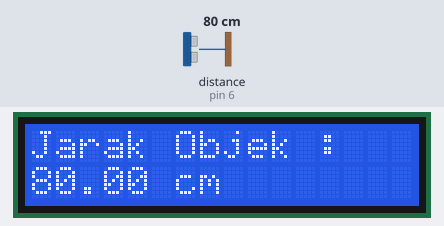
The sketch below on a simulated Arduino Uno, built with avr-gcc and run on an emulated ATmega328P. Shown: 16×2 character LCD. Inputs (shaded band) come from the test bench; at power-on: distance to the obstacle (sensor on pin 6) 80 cm. The echo pulse lasts 58.3 µs per cm.

Above: at 1.2 s.
1.3 s: distance to the obstacle (sensor on pin 6) set to 2 cm
At 2.3 s:
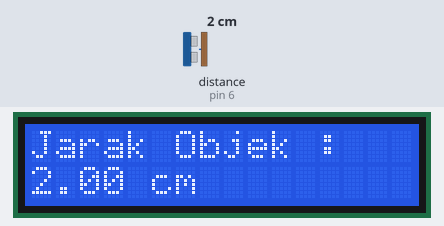
2.8 s: distance to the obstacle (sensor on pin 6) set to 4 cm
At 4.1 s:
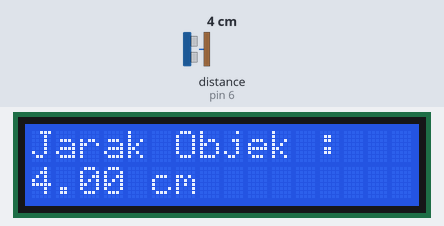
4.4 s: distance to the obstacle (sensor on pin 6) set to 9 cm
At 5.0 s:
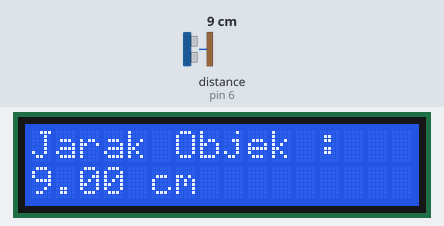
Timing chart, 0 to 7.4 s (numbered marks = the images above; inputs shaded):
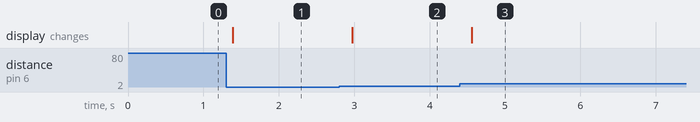

The sketch:

05_-_Penggaris_Digital_dengan_Ultrasonik.ino
```cpp
#include <HCSR04.h>
#include <Wire.h>
#include <LiquidCrystal_I2C.h>

LiquidCrystal_I2C lcd(0x27, 16, 2);
HCSR04 hc(5,6);//initialisation class HCSR04 (trig pin , echo pin)

void setup(){
  lcd.begin();
  lcd.backlight();
  lcd.print("Jarak Objek : ");
}

void loop(){
  lcd.setCursor(0,1);
  lcd.print(hc.dist());
  lcd.print(" cm          ");
  delay(300);
}
```

Measured:
- after the input at 1.3 s, the display: changes after 0.09 s (image 1)
- after the input at 2.8 s, the display: changes after 0.17 s (image 2)
- after the input at 4.4 s, the display: changes after 0.16 s (image 3)
